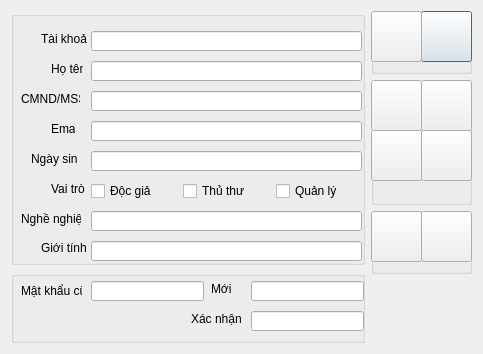
<?xml version="1.0" encoding="UTF-8"?>
<ui version="4.0">
 <class>editUSER</class>
 <widget class="QDialog" name="editUSER">
  <property name="geometry">
   <rect>
    <x>0</x>
    <y>0</y>
    <width>483</width>
    <height>354</height>
   </rect>
  </property>
  <property name="windowTitle">
   <string>Thông tin người dùng</string>
  </property>
  <property name="windowIcon">
   <iconset resource="src.qrc">
    <normaloff>:/images/users.png</normaloff>:/images/users.png</iconset>
  </property>
  <layout class="QHBoxLayout" name="horizontalLayout_2" stretch="7,2">
   <item>
    <layout class="QVBoxLayout" name="verticalLayout_2" stretch="7,2">
     <item>
      <widget class="QGroupBox" name="groupBox">
       <property name="title">
        <string/>
       </property>
       <widget class="QLabel" name="label_6">
        <property name="geometry">
         <rect>
          <x>40</x>
          <y>170</y>
          <width>47</width>
          <height>16</height>
         </rect>
        </property>
        <property name="text">
         <string>Vai trò</string>
        </property>
       </widget>
       <widget class="QLabel" name="label_3">
        <property name="geometry">
         <rect>
          <x>10</x>
          <y>80</y>
          <width>59</width>
          <height>16</height>
         </rect>
        </property>
        <property name="text">
         <string>CMND/MSSV</string>
        </property>
       </widget>
       <widget class="QLabel" name="label_4">
        <property name="geometry">
         <rect>
          <x>40</x>
          <y>110</y>
          <width>24</width>
          <height>16</height>
         </rect>
        </property>
        <property name="text">
         <string>Email</string>
        </property>
       </widget>
       <widget class="QLabel" name="label_2">
        <property name="geometry">
         <rect>
          <x>40</x>
          <y>50</y>
          <width>32</width>
          <height>16</height>
         </rect>
        </property>
        <property name="text">
         <string>Họ tên</string>
        </property>
       </widget>
       <widget class="QLabel" name="label_7">
        <property name="geometry">
         <rect>
          <x>10</x>
          <y>200</y>
          <width>60</width>
          <height>16</height>
         </rect>
        </property>
        <property name="text">
         <string>Nghề nghiệp</string>
        </property>
       </widget>
       <widget class="QLabel" name="label">
        <property name="geometry">
         <rect>
          <x>30</x>
          <y>20</y>
          <width>46</width>
          <height>16</height>
         </rect>
        </property>
        <property name="text">
         <string>Tài khoản</string>
        </property>
       </widget>
       <widget class="QLabel" name="label_5">
        <property name="geometry">
         <rect>
          <x>20</x>
          <y>140</y>
          <width>47</width>
          <height>16</height>
         </rect>
        </property>
        <property name="text">
         <string>Ngày sinh</string>
        </property>
       </widget>
       <widget class="QLineEdit" name="lineEdit_taikhoan">
        <property name="geometry">
         <rect>
          <x>80</x>
          <y>20</y>
          <width>271</width>
          <height>20</height>
         </rect>
        </property>
       </widget>
       <widget class="QLineEdit" name="lineEdit_hoten">
        <property name="geometry">
         <rect>
          <x>80</x>
          <y>50</y>
          <width>271</width>
          <height>20</height>
         </rect>
        </property>
       </widget>
       <widget class="QLineEdit" name="lineEdit_cmnd">
        <property name="geometry">
         <rect>
          <x>80</x>
          <y>80</y>
          <width>271</width>
          <height>20</height>
         </rect>
        </property>
       </widget>
       <widget class="QLineEdit" name="lineEdit_email">
        <property name="geometry">
         <rect>
          <x>80</x>
          <y>110</y>
          <width>271</width>
          <height>20</height>
         </rect>
        </property>
       </widget>
       <widget class="QLineEdit" name="lineEdit_ngaysinh">
        <property name="geometry">
         <rect>
          <x>80</x>
          <y>140</y>
          <width>271</width>
          <height>20</height>
         </rect>
        </property>
       </widget>
       <widget class="QLineEdit" name="lineEdit_nghenghiep">
        <property name="geometry">
         <rect>
          <x>80</x>
          <y>200</y>
          <width>271</width>
          <height>20</height>
         </rect>
        </property>
       </widget>
       <widget class="QLabel" name="label_8">
        <property name="geometry">
         <rect>
          <x>30</x>
          <y>230</y>
          <width>47</width>
          <height>13</height>
         </rect>
        </property>
        <property name="text">
         <string>Giới tính</string>
        </property>
       </widget>
       <widget class="QLineEdit" name="lineEdit_gioitinh">
        <property name="geometry">
         <rect>
          <x>80</x>
          <y>230</y>
          <width>271</width>
          <height>20</height>
         </rect>
        </property>
       </widget>
       <widget class="QWidget" name="">
        <property name="geometry">
         <rect>
          <x>80</x>
          <y>170</y>
          <width>271</width>
          <height>20</height>
         </rect>
        </property>
        <layout class="QHBoxLayout" name="horizontalLayout">
         <item>
          <widget class="QCheckBox" name="checkBox_dg">
           <property name="text">
            <string>Độc giả</string>
           </property>
          </widget>
         </item>
         <item>
          <widget class="QCheckBox" name="checkBox_tt">
           <property name="text">
            <string>Thủ thư</string>
           </property>
          </widget>
         </item>
         <item>
          <widget class="QCheckBox" name="checkBox_ql">
           <property name="text">
            <string>Quản lý</string>
           </property>
          </widget>
         </item>
        </layout>
       </widget>
       <zorder>lineEdit_cmnd</zorder>
       <zorder>lineEdit_email</zorder>
       <zorder>lineEdit_ngaysinh</zorder>
       <zorder>lineEdit_nghenghiep</zorder>
       <zorder>lineEdit_taikhoan</zorder>
       <zorder>lineEdit_hoten</zorder>
       <zorder>label_6</zorder>
       <zorder>label_3</zorder>
       <zorder>label_4</zorder>
       <zorder>label_2</zorder>
       <zorder>label_7</zorder>
       <zorder>label</zorder>
       <zorder>label_5</zorder>
       <zorder>checkBox_dg</zorder>
       <zorder>checkBox_tt</zorder>
       <zorder>checkBox_ql</zorder>
       <zorder>label_8</zorder>
       <zorder>lineEdit_gioitinh</zorder>
      </widget>
     </item>
     <item>
      <widget class="QGroupBox" name="groupBox_pass">
       <property name="title">
        <string/>
       </property>
       <widget class="QLineEdit" name="lineEdit_mkmoi">
        <property name="geometry">
         <rect>
          <x>240</x>
          <y>10</y>
          <width>113</width>
          <height>20</height>
         </rect>
        </property>
        <property name="echoMode">
         <enum>QLineEdit::Password</enum>
        </property>
       </widget>
       <widget class="QLineEdit" name="lineEdit_xacnhan">
        <property name="geometry">
         <rect>
          <x>240</x>
          <y>40</y>
          <width>113</width>
          <height>20</height>
         </rect>
        </property>
        <property name="echoMode">
         <enum>QLineEdit::Password</enum>
        </property>
       </widget>
       <widget class="QLabel" name="label_10">
        <property name="geometry">
         <rect>
          <x>200</x>
          <y>10</y>
          <width>31</width>
          <height>16</height>
         </rect>
        </property>
        <property name="text">
         <string>Mới</string>
        </property>
       </widget>
       <widget class="QLabel" name="label_11">
        <property name="geometry">
         <rect>
          <x>180</x>
          <y>40</y>
          <width>51</width>
          <height>16</height>
         </rect>
        </property>
        <property name="text">
         <string>Xác nhận</string>
        </property>
       </widget>
       <widget class="QLabel" name="label_9">
        <property name="geometry">
         <rect>
          <x>10</x>
          <y>10</y>
          <width>61</width>
          <height>20</height>
         </rect>
        </property>
        <property name="text">
         <string>Mật khẩu cũ</string>
        </property>
       </widget>
       <widget class="QLineEdit" name="lineEdit_mkcu">
        <property name="geometry">
         <rect>
          <x>80</x>
          <y>10</y>
          <width>113</width>
          <height>20</height>
         </rect>
        </property>
        <property name="echoMode">
         <enum>QLineEdit::Password</enum>
        </property>
       </widget>
      </widget>
     </item>
    </layout>
   </item>
   <item>
    <layout class="QVBoxLayout" name="verticalLayout" stretch="1,2,1,1">
     <item>
      <widget class="QGroupBox" name="groupBox_user">
       <property name="title">
        <string/>
       </property>
       <widget class="QPushButton" name="pushButton_update">
        <property name="geometry">
         <rect>
          <x>50</x>
          <y>0</y>
          <width>51</width>
          <height>51</height>
         </rect>
        </property>
        <property name="toolTip">
         <string>Cập nhật</string>
        </property>
        <property name="statusTip">
         <string>Cập nhật thông tin đã thay đổi</string>
        </property>
        <property name="styleSheet">
         <string notr="true"> </string>
        </property>
        <property name="text">
         <string/>
        </property>
        <property name="icon">
         <iconset resource="src.qrc">
          <normaloff>:/images/update2.png</normaloff>:/images/update2.png</iconset>
        </property>
        <property name="iconSize">
         <size>
          <width>40</width>
          <height>40</height>
         </size>
        </property>
       </widget>
       <widget class="QPushButton" name="pushButton_2">
        <property name="geometry">
         <rect>
          <x>0</x>
          <y>0</y>
          <width>51</width>
          <height>51</height>
         </rect>
        </property>
        <property name="toolTip">
         <string>Sửa thông tin</string>
        </property>
        <property name="statusTip">
         <string>Sửa đổi thông tin tài khoản này</string>
        </property>
        <property name="text">
         <string/>
        </property>
        <property name="icon">
         <iconset resource="src.qrc">
          <normaloff>:/images/ucontract.png</normaloff>:/images/ucontract.png</iconset>
        </property>
        <property name="iconSize">
         <size>
          <width>40</width>
          <height>40</height>
         </size>
        </property>
       </widget>
      </widget>
     </item>
     <item>
      <widget class="QGroupBox" name="groupBox_admin">
       <property name="title">
        <string/>
       </property>
       <widget class="QPushButton" name="pushButton_reset">
        <property name="geometry">
         <rect>
          <x>0</x>
          <y>0</y>
          <width>51</width>
          <height>51</height>
         </rect>
        </property>
        <property name="toolTip">
         <string>Khoá/Mở khoá tài khoản</string>
        </property>
        <property name="statusTip">
         <string>Khoá/Mở khoá tài khoản này</string>
        </property>
        <property name="styleSheet">
         <string notr="true"/>
        </property>
        <property name="text">
         <string/>
        </property>
        <property name="icon">
         <iconset>
          <selectedoff>:/images/reset2.png</selectedoff>
         </iconset>
        </property>
        <property name="iconSize">
         <size>
          <width>49</width>
          <height>61</height>
         </size>
        </property>
        <property name="checkable">
         <bool>true</bool>
        </property>
       </widget>
       <widget class="QPushButton" name="pushButton_lock">
        <property name="geometry">
         <rect>
          <x>50</x>
          <y>0</y>
          <width>51</width>
          <height>51</height>
         </rect>
        </property>
        <property name="toolTip">
         <string>Đặt lại mật khẩu</string>
        </property>
        <property name="statusTip">
         <string>Reset mật khẩu cho tài khoản này</string>
        </property>
        <property name="styleSheet">
         <string notr="true"/>
        </property>
        <property name="text">
         <string/>
        </property>
        <property name="icon">
         <iconset resource="src.qrc">
          <normaloff>:/images/select_code-512.png</normaloff>:/images/select_code-512.png</iconset>
        </property>
        <property name="iconSize">
         <size>
          <width>40</width>
          <height>40</height>
         </size>
        </property>
        <property name="autoDefault">
         <bool>true</bool>
        </property>
       </widget>
       <widget class="QPushButton" name="pushButton_del">
        <property name="geometry">
         <rect>
          <x>0</x>
          <y>50</y>
          <width>51</width>
          <height>51</height>
         </rect>
        </property>
        <property name="toolTip">
         <string>Xoá tài khoản</string>
        </property>
        <property name="statusTip">
         <string>Xoá tài khoản này khỏi hệ thống</string>
        </property>
        <property name="autoFillBackground">
         <bool>true</bool>
        </property>
        <property name="styleSheet">
         <string notr="true"/>
        </property>
        <property name="text">
         <string/>
        </property>
        <property name="icon">
         <iconset resource="src.qrc">
          <normaloff>:/images/del3.png</normaloff>:/images/del3.png</iconset>
        </property>
        <property name="iconSize">
         <size>
          <width>40</width>
          <height>40</height>
         </size>
        </property>
        <property name="autoRepeat">
         <bool>true</bool>
        </property>
       </widget>
       <widget class="QPushButton" name="pushButton_deall">
        <property name="geometry">
         <rect>
          <x>50</x>
          <y>50</y>
          <width>51</width>
          <height>51</height>
         </rect>
        </property>
        <property name="toolTip">
         <string>Xoá người dùng</string>
        </property>
        <property name="statusTip">
         <string>Xoá người dùng này ra khỏi hệ thống</string>
        </property>
        <property name="text">
         <string/>
        </property>
        <property name="icon">
         <iconset resource="src.qrc">
          <normaloff>:/images/del2.png</normaloff>:/images/del2.png</iconset>
        </property>
        <property name="iconSize">
         <size>
          <width>40</width>
          <height>40</height>
         </size>
        </property>
       </widget>
      </widget>
     </item>
     <item>
      <widget class="QGroupBox" name="groupBox_profile">
       <property name="title">
        <string/>
       </property>
       <widget class="QPushButton" name="pushButton_changepass">
        <property name="geometry">
         <rect>
          <x>0</x>
          <y>0</y>
          <width>51</width>
          <height>51</height>
         </rect>
        </property>
        <property name="toolTip">
         <string>Đổi mật khẩu</string>
        </property>
        <property name="text">
         <string/>
        </property>
        <property name="icon">
         <iconset resource="src.qrc">
          <normaloff>:/images/select_code-512.png</normaloff>:/images/select_code-512.png</iconset>
        </property>
        <property name="iconSize">
         <size>
          <width>40</width>
          <height>40</height>
         </size>
        </property>
       </widget>
       <widget class="QPushButton" name="pushButton_savepass">
        <property name="geometry">
         <rect>
          <x>50</x>
          <y>0</y>
          <width>51</width>
          <height>51</height>
         </rect>
        </property>
        <property name="text">
         <string/>
        </property>
        <property name="icon">
         <iconset resource="src.qrc">
          <normaloff>:/images/floppy-disk.png</normaloff>:/images/floppy-disk.png</iconset>
        </property>
        <property name="iconSize">
         <size>
          <width>40</width>
          <height>40</height>
         </size>
        </property>
       </widget>
      </widget>
     </item>
     <item>
      <widget class="QLabel" name="status">
       <property name="text">
        <string/>
       </property>
      </widget>
     </item>
    </layout>
   </item>
  </layout>
 </widget>
 <resources>
  <include location="src.qrc"/>
 </resources>
 <connections/>
</ui>
